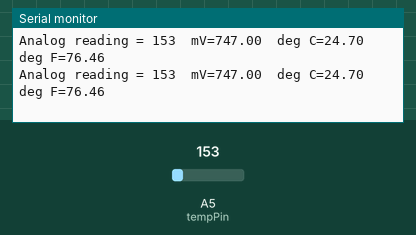
Recording of a sketch running on a simulated Arduino Uno, built with avr-gcc and run on an emulated ATmega328P. Parts: the last lines printed to the serial monitor. Inputs (shaded band) come from the test bench; at power-on: A5 (tempPin) = 153.

Above: at 1.8 s.
1.9 s: A5 (tempPin) set to 165
At 2.8 s:
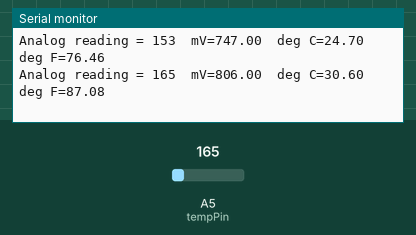
3.4 s: A5 (tempPin) set to 175
At 4.6 s:
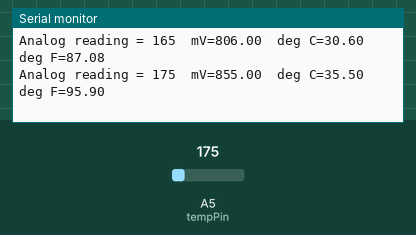
Timing chart, 0 to 6.4 s (numbered marks = the images above; inputs shaded):
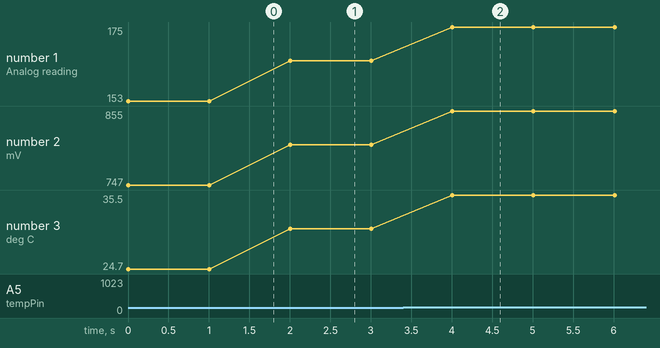

Measured:
- after the input at 1.9 s, the serial monitor: prints a new line after 0.10 s (image 1)
- after the input at 3.4 s, the serial monitor: prints a new line after 0.61 s (image 2)
- plotted number 1: 153 → 165 after the input at 1.9 s, 165 → 175 after the input at 3.4 s
- plotted number 2: 747 → 806 after the input at 1.9 s, 806 → 855 after the input at 3.4 s
- plotted number 3: 24.7 → 30.6 after the input at 1.9 s, 30.6 → 35.5 after the input at 3.4 s

The sketch:

temperature_sensor.ino
```cpp
/* temperature sensor
 *
 * with flat side with numbers facing toward you (mine says TMP / 36GZ / # 1139 / 217182
 *
 *     left pin to 3.3V (5V would work too, but with 3.3V results are more precise)
 *     center pin to analog input 5
 *     right pin to ground
 *
 * Convert 0-1023 input to 0-5000 mV
 *
 * temp in deg C = (mV - 500) / 10
 */


int tempPin = 5;  // analog input

void setup(void)
{
  Serial.begin(9600);
}

void loop(void)
{
  int tempReading;
  float temp_mV, tempC, tempF;

  tempReading = analogRead(tempPin);  // returns 0-1023

  temp_mV = map(tempReading, 0, 1023, 0, 5000); // convert to milliVolts

  tempC = (temp_mV - 500)/10;
  tempF = 9*tempC/5 + 32;

  Serial.print("Analog reading = ");
  Serial.print(tempReading);
  Serial.print("\tmV=");
  Serial.print(temp_mV);
  Serial.print("\tdeg C=");
  Serial.print(tempC);
  Serial.print("\tdeg F=");
  Serial.print(tempF);
  Serial.print("\n");

  delay(1000);
}
```
